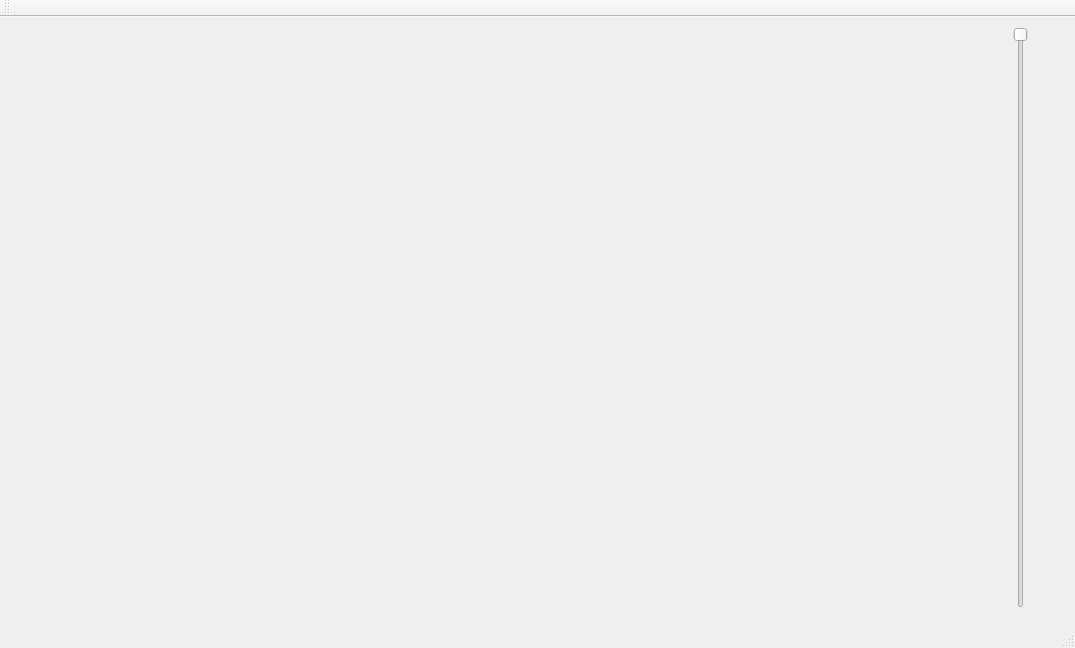
<?xml version="1.0" encoding="UTF-8"?>
<ui version="4.0">
 <class>MainWindow</class>
 <widget class="QMainWindow" name="MainWindow">
  <property name="geometry">
   <rect>
    <x>0</x>
    <y>0</y>
    <width>1075</width>
    <height>648</height>
   </rect>
  </property>
  <property name="windowTitle">
   <string>MainWindow</string>
  </property>
  <widget class="QWidget" name="centralWidget">
   <widget class="Okno" name="widget" native="true">
    <property name="geometry">
     <rect>
      <x>20</x>
      <y>10</y>
      <width>961</width>
      <height>581</height>
     </rect>
    </property>
   </widget>
   <widget class="QSlider" name="slider">
    <property name="geometry">
     <rect>
      <x>1010</x>
      <y>10</y>
      <width>22</width>
      <height>581</height>
     </rect>
    </property>
    <property name="maximum">
     <number>359</number>
    </property>
    <property name="orientation">
     <enum>Qt::Vertical</enum>
    </property>
    <property name="invertedAppearance">
     <bool>true</bool>
    </property>
    <property name="invertedControls">
     <bool>false</bool>
    </property>
   </widget>
  </widget>
  <widget class="QMenuBar" name="menuBar">
   <property name="geometry">
    <rect>
     <x>0</x>
     <y>0</y>
     <width>1075</width>
     <height>21</height>
    </rect>
   </property>
  </widget>
  <widget class="QToolBar" name="mainToolBar">
   <attribute name="toolBarArea">
    <enum>TopToolBarArea</enum>
   </attribute>
   <attribute name="toolBarBreak">
    <bool>false</bool>
   </attribute>
  </widget>
  <widget class="QStatusBar" name="statusBar"/>
 </widget>
 <layoutdefault spacing="6" margin="11"/>
 <customwidgets>
  <customwidget>
   <class>Okno</class>
   <extends>QWidget</extends>
   <header>okno.h</header>
   <container>1</container>
  </customwidget>
 </customwidgets>
 <resources/>
 <connections/>
</ui>
